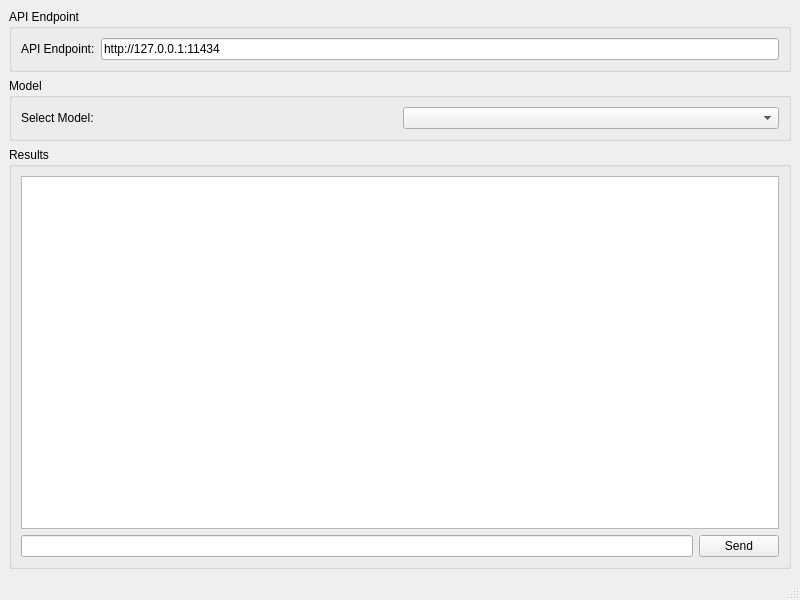
<?xml version="1.0" encoding="UTF-8"?>
<ui version="4.0">
 <class>MainWindow</class>
 <widget class="QMainWindow" name="MainWindow">
  <property name="geometry">
   <rect>
    <x>0</x>
    <y>0</y>
    <width>800</width>
    <height>600</height>
   </rect>
  </property>
  <property name="windowTitle">
   <string>Ollama Model Inference</string>
  </property>
  <widget class="QWidget" name="centralwidget">
   <layout class="QVBoxLayout" name="verticalLayout">
    <item>
     <widget class="QGroupBox" name="groupBoxAPI">
      <property name="title">
       <string>API Endpoint</string>
      </property>
      <layout class="QHBoxLayout" name="horizontalLayoutAPI">
       <item>
        <widget class="QLabel" name="apiEndpointLabel">
         <property name="text">
          <string>API Endpoint:</string>
         </property>
        </widget>
       </item>
       <item>
        <widget class="QLineEdit" name="apiEndpointField">
         <property name="text">
          <string>http://127.0.0.1:11434</string>
         </property>
        </widget>
       </item>
      </layout>
     </widget>
    </item>
    <item>
     <widget class="QGroupBox" name="groupBoxModel">
      <property name="title">
       <string>Model</string>
      </property>
      <layout class="QHBoxLayout" name="horizontalLayoutModel">
       <item>
        <widget class="QLabel" name="modelLabel">
         <property name="text">
          <string>Select Model:</string>
         </property>
        </widget>
       </item>
       <item>
        <widget class="QComboBox" name="modelComboBox"/>
       </item>
      </layout>
     </widget>
    </item>
    <item>
     <widget class="QGroupBox" name="groupBoxResults">
      <property name="title">
       <string>Results</string>
      </property>
      <layout class="QVBoxLayout" name="verticalLayoutResults">
       <item>
        <widget class="QTextEdit" name="resultsDisplay">
         <property name="readOnly">
          <bool>true</bool>
         </property>
        </widget>
       </item>
       <item>
        <layout class="QHBoxLayout" name="horizontalLayoutInput">
         <item>
          <widget class="QLineEdit" name="inputField"/>
         </item>
         <item>
          <widget class="QPushButton" name="sendButton">
           <property name="text">
            <string>Send</string>
           </property>
          </widget>
         </item>
        </layout>
       </item>
      </layout>
     </widget>
    </item>
   </layout>
  </widget>
  <widget class="QMenuBar" name="menubar">
   <property name="geometry">
    <rect>
     <x>0</x>
     <y>0</y>
     <width>800</width>
     <height>24</height>
    </rect>
   </property>
  </widget>
  <widget class="QStatusBar" name="statusbar"/>
 </widget>
 <resources/>
 <connections/>
</ui>
